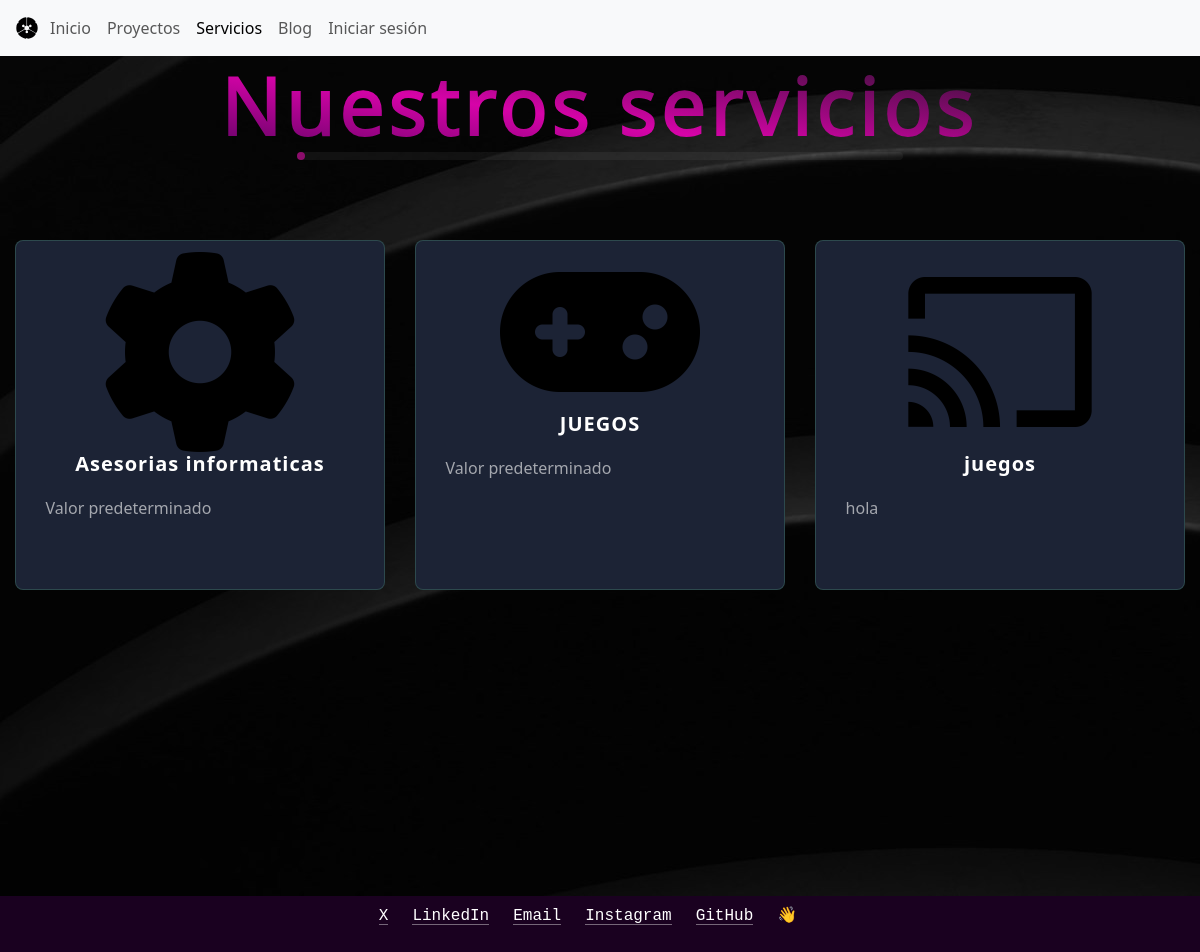
The app's page /blog/servicios/, older data.
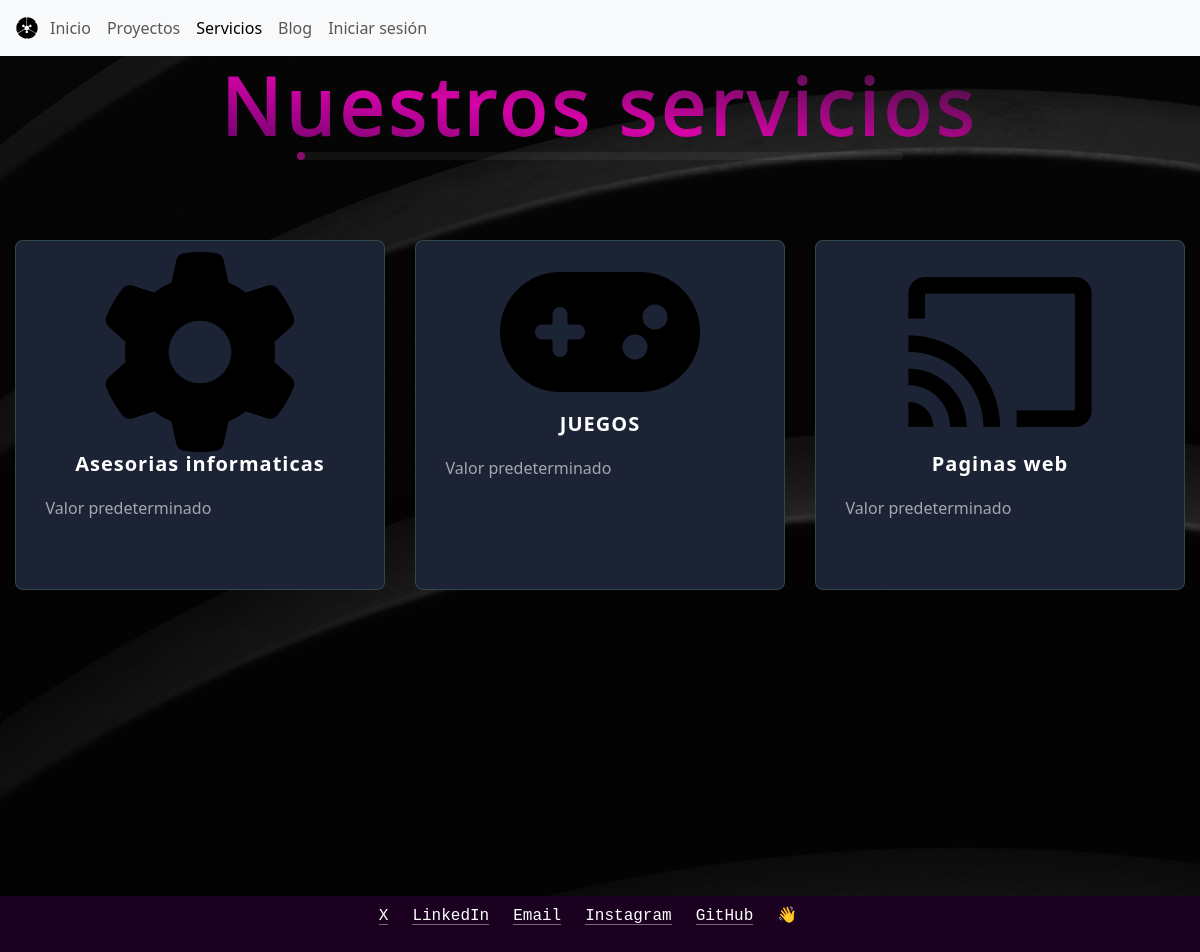
The same page, newer data.
### blog/models.py (models this page shows, shortened)
class Servicio(models.Model):
    nombre = models.CharField(max_length=50)
    Imagen = models.ImageField(upload_to="servicios",null=True)
    descripcion=models.TextField()
    informacion = models.CharField(max_length=100, default='Valor predeterminado')

### blog/views.py (the view)
# urls.py: path("servicios/", views.servicios, name="servicios"),
def servicios(request):
    servicios = Servicio.objects.all()
    data={
        'servicios': servicios
    }
    context = {}
    return render(request, 'pages/servicios.html', data)

### blog/templates/pages/servicios.html (shortened to what this page needs)
<!DOCTYPE html>
<html lang="en">
<head>
    {% load static %}
    <link rel="stylesheet" href="{% static 'css/bootstrap.min.css' %}">
    <link rel="stylesheet" href="{% static 'css/custom.css' %}">
    <link rel="stylesheet" href="https://cdnjs.cloudflare.com/ajax/libs/font-awesome/6.5.2/css/all.min.css">
</head>
<body>
    <header>
        <nav class="navbar navbar-expand-lg bg-body-tertiary">
            <div class="container-fluid">
                <img src="{% static 'img/icono.svg' %}" alt="Bootstrap" width="30" height="24">
                <div class="collapse navbar-collapse" id="navbarSupportedContent">
                    <ul class="navbar-nav me-auto mb-2 mb-lg-0">
                        <li class="nav-item">
                            <a class="nav-link" aria-current="page" href="{% url 'index' %}">Inicio</a>
                        </li>
                        <li class="nav-item">
                            <a class="nav-link" href="{% url 'proyectos' %}">Proyectos</a>
                        </li>
                        <li class="nav-item">
                            <a class="nav-link active" href="{% url 'servicios' %}">Servicios</a>
                        </li>
                        <li class="nav-item">
                            <a class="nav-link" href="{% url 'blog' %}">Blog</a>
                        </li>
                        {% if user.is_authenticated %}
                        <li class="nav-item">
                            <a class="nav-link" href="#" onclick="event.preventDefault(); document.getElementById('logout-form').submit();">
                                Cerrar sesión
                            </a>
                        </li>
                        <li class="nav-item">
                            <a class="nav-link" href="#">@{{ user.username }}</a>
                        </li>
                        <form id="logout-form" action="{% url 'logout' %}" method="POST" style="display: none;">
                            {% csrf_token %}
                        </form>
                        {% else %}
                        <li class="nav-item">
                            <a class="nav-link" href="{% url 'login' %}">Iniciar sesión</a>
                        </li>
                        {% endif %}
                    </ul>
                </div>
            </div>
        </nav>
    </header>
    <main>
        <div class="contenedor">
            <div class="service-wrapper">
                <div class="servicio">
                    <h1 class="titulo-servicio">Nuestros servicios<span></span></h1>
                    <div class="cartas">
                    {% for p in servicios%}
                        <div class="carta" data-mensaje="{{p.descripcion}}">
                            {% if p.Imagen %}
                            <img src="{{ p.Imagen.url }}" alt="{{ p.nombre }}" class="j">
                            {% endif %}
                            <h2>{{p.nombre}}</h2>
                            <p>{{p.informacion}}</p>
                        </div>
                    {% endfor %}
                    </div>
                </div>
            </div>
        </div>
    </main>
    <footer>
        <div class="footer">
            <ul>
                <li><a href="#">X</a></li>
                <li><a href="#">LinkedIn</a></li>
                <li><a href="#">Email</a></li>
                <li><a href="#">Instagram</a></li>
                <li><a href="#">GitHub</a></li>
                <li><p>👋</p></li>
            </ul>
        </div>
    </footer>
</body>
</html>

### blog/static/css/custom.css (style rules this page uses)
*, *::before, *::after { box-sizing: border-box; }
body { margin: 0; padding: 0; background-image: url(../img/fondo1.jpg); color: #572364; box-sizing: border-box; }
.contenedor { min-height: 100vh; width: 100%; margin-bottom: 2vh; }
.servicio { display: flex; flex-direction: column; align-items: center; }
.titulo-servicio { color: #fff; font-size: 5rem; -webkit-text-stroke-width: 2px; -webkit-text-stroke-color: transparent; letter-spacing: 4px; background-color: rgb(4, 52, 83); background: linear-gradient(8deg,rgb(97, 3, 100) 0%,rgb(214, 3, 168)41%, rgba(41,17,45,1)100%); -webkit-background-clip: text; -webkit-text-fill-color: transparent; position: relative; }
.titulo-servicio::after { content: ""; position: absolute; top: 100%; left: 10%; height: 8px; width: 80%; border-radius: 8px; background-color : rgba(255, 255, 255, .05); }
.titulo-servicio span { position: absolute; top: 100%; left: 10%; height: 8px; width: 8px; border-radius: 50%; background-color: #850063; animation: anim 3s linear infinite; }
.cartas { display: grid; grid-template-columns: repeat(3,1fr); gap: 30px; margin-top: 80px; }
.carta { height: 350px; width: 370px; background-color: #1c2335; padding: 3% 8%; border: 0.2px solid rgba(114,226,174,0.2); border-radius: 8px; transition: .6s; display: flex; align-items: center; flex-direction: column; position: relative; overflow: hidden; }
.carta:after { content: ""; position: absolute; top: 150%; left: -200px; width: 120%; transform: rotate(50deg); background-color: #bc13fe; height: 18px; filter: blur(30px); opacity: 0.5; transition: 1s; }
.carta h2 { color: #fff; font-size: 20px; font-weight: 600; letter-spacing: 1px; }
.carta p { text-align: left; width: 100%; margin: 12px 0; color: rgba(255, 255, 255, .6); }
.footer { display: flex; justify-content: center; align-items: center; height: 7vh; margin-top: 5vh; width: 100%; background-color: #1a0120; line-height: 1.3; font-family: Menlo, monospace; display: grid; }
.footer ul { display: flex; justify-content: center; list-style-type: none; padding: 0; margin: 0 auto; }
.footer li { margin-right: 24px; justify-content: center; }
.footer a { color: white; text-decoration: none; box-shadow: inset 0 -1px 0 hsla(0, 0%, 100%, 0.4); }
.footer li:last-child { grid-column: 1 / 2; grid-row: 1 / 2; }

Row changes from the older to the newer data that the page shows:
removed Servicio: Imagen (picture), nombre "juegos", informacion "hola"
added Servicio: Imagen (picture), nombre "Paginas web", informacion "Valor predeterminado"
